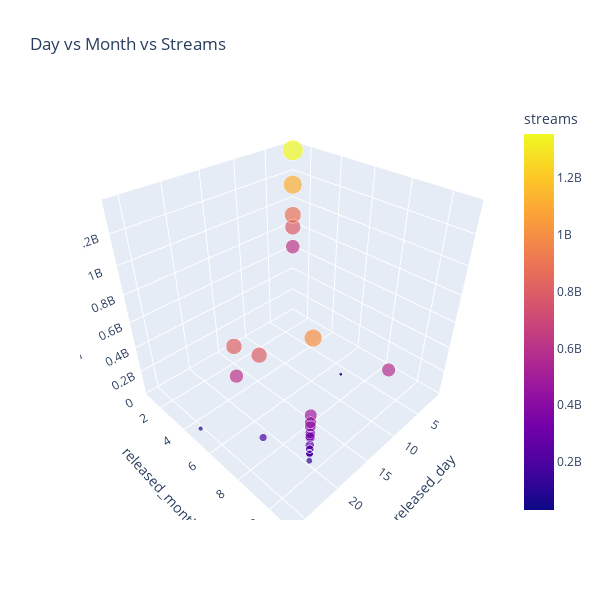

The notebook cell this image was saved under:
### Markdown cell above
<p style='text-align: center;font-weight: bold'><i>Taylor's Songs released date</i></p>

### Code cell
fig_3d_scatter = px.scatter_3d(taylor_songs, x='released_day', y='released_month', z='streams', color='streams',
                               size='streams', hover_name='track_name',
                               title='Day vs Month vs Streams', height=600, width=600)
fig_3d_scatter.show()

### Figure 1 — Plotly figure (JSON) as saved in the notebook; plotly's stock layout.template omitted (floating-point values rounded to 4 significant figures)
{"data": [{"hovertemplate": "<b>%{hovertext}</b><br><br>released_day=%{x}<br>released_month=%{y}<br>streams=%{marker.color}<extra></extra>", "hovertext": ["Cruel Summer", "Anti-Hero", "Blank Space", "Style", "cardigan", "Karma", "Enchanted (Taylor's Version)", "Back To December (Taylor's Version)", "Lover", "Mine (Taylor's Version)", "august", "Enchanted", "Shake It Off", "Better Than Revenge (Taylor's Version)", "Hits Different", "Lavender Haze", "All Of The Girls You Loved Before", "Midnight Rain", "You're On Your Own, Kid", "Maroon", "Bejeweled", "All Too Well (10 Minute Version) (Taylor's Version) (From The Vault)", "Vigilante Shit", "Question...?", "Mastermind", "Labyrinth", "Sweet Nothing", "Would've, Could've, Should've", "The Great War", "Bigger Than The Whole Sky"], "legendgroup": "", "marker": {"color": [800840817, 999748277, 1355959075, 786181836, 812019557, 404562836, 39578178, 39228929, 882831184, 36912123, 607123776, 621660989, 1113838873, 30343206, 68616963, 488386797, 185240616, 433356509, 348647203, 317726339, 328207708, 583687007, 253650850, 223064273, 218320587, 187339835, 186104310, 177503916, 181382590, 121871870], "coloraxis": "coloraxis", "size": [800840817, 999748277, 1355959075, 786181836, 812019557, 404562836, 39578178, 39228929, 882831184, 36912123, 607123776, 621660989, 1113838873, 30343206, 68616963, 488386797, 185240616, 433356509, 348647203, 317726339, 328207708, 583687007, 253650850, 223064273, 218320587, 187339835, 186104310, 177503916, 181382590, 121871870], "sizemode": "area", "sizeref": 3390000.0, "symbol": "circle"}, "mode": "markers", "name": "", "scene": "scene", "showlegend": false, "type": "scatter3d", "x": [23, 21, 1, 1, 24, 21, 7, 7, 1, 7, 24, 1, 1, 7, 26, 21, 23, 21, 21, 21, 21, 12, 21, 21, 21, 21, 21, 21, 21, 21], "y": [8, 10, 1, 1, 7, 10, 7, 7, 1, 7, 7, 1, 1, 7, 5, 10, 8, 10, 10, 10, 10, 11, 10, 10, 10, 10, 10, 10, 10, 10], "z": [800840817, 999748277, 1355959075, 786181836, 812019557, 404562836, 39578178, 39228929, 882831184, 36912123, 607123776, 621660989, 1113838873, 30343206, 68616963, 488386797, 185240616, 433356509, 348647203, 317726339, 328207708, 583687007, 253650850, 223064273, 218320587, 187339835, 186104310, 177503916, 181382590, 121871870]}], "layout": {"coloraxis": {"colorbar": {"title": {"text": "streams"}}, "colorscale": [[0, "#0d0887"], [0.1111, "#46039f"], [0.2222, "#7201a8"], [0.3333, "#9c179e"], [0.4444, "#bd3786"], [0.5556, "#d8576b"], [0.6667, "#ed7953"], [0.7778, "#fb9f3a"], [0.8889, "#fdca26"], [1, "#f0f921"]]}, "height": 600, "legend": {"itemsizing": "constant", "tracegroupgap": 0}, "scene": {"domain": {"x": [0, 1], "y": [0, 1]}, "xaxis": {"title": {"text": "released_day"}}, "yaxis": {"title": {"text": "released_month"}}, "zaxis": {"title": {"text": "streams"}}}, "title": {"text": "Day vs Month vs Streams"}, "width": 600}}
